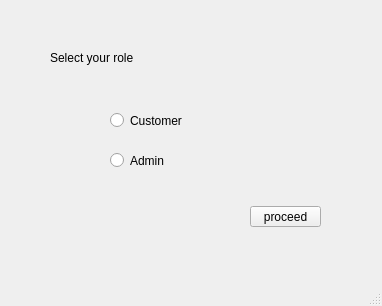
<?xml version="1.0" encoding="UTF-8"?>
<ui version="4.0">
 <class>MainWindow</class>
 <widget class="QMainWindow" name="MainWindow">
  <property name="geometry">
   <rect>
    <x>0</x>
    <y>0</y>
    <width>382</width>
    <height>306</height>
   </rect>
  </property>
  <property name="windowTitle">
   <string>MainWindow</string>
  </property>
  <widget class="QWidget" name="centralwidget">
   <widget class="QLabel" name="label">
    <property name="geometry">
     <rect>
      <x>50</x>
      <y>50</y>
      <width>141</width>
      <height>16</height>
     </rect>
    </property>
    <property name="text">
     <string>Select your role</string>
    </property>
   </widget>
   <widget class="QRadioButton" name="radioButton">
    <property name="geometry">
     <rect>
      <x>110</x>
      <y>110</y>
      <width>91</width>
      <height>21</height>
     </rect>
    </property>
    <property name="text">
     <string>Customer</string>
    </property>
   </widget>
   <widget class="QRadioButton" name="radioButton_2">
    <property name="geometry">
     <rect>
      <x>110</x>
      <y>150</y>
      <width>101</width>
      <height>21</height>
     </rect>
    </property>
    <property name="text">
     <string>Admin</string>
    </property>
   </widget>
   <widget class="QPushButton" name="pushButton">
    <property name="geometry">
     <rect>
      <x>250</x>
      <y>206</y>
      <width>71</width>
      <height>21</height>
     </rect>
    </property>
    <property name="text">
     <string>proceed</string>
    </property>
   </widget>
  </widget>
  <widget class="QMenuBar" name="menubar">
   <property name="geometry">
    <rect>
     <x>0</x>
     <y>0</y>
     <width>382</width>
     <height>18</height>
    </rect>
   </property>
  </widget>
  <widget class="QStatusBar" name="statusbar"/>
 </widget>
 <resources/>
 <connections/>
</ui>
